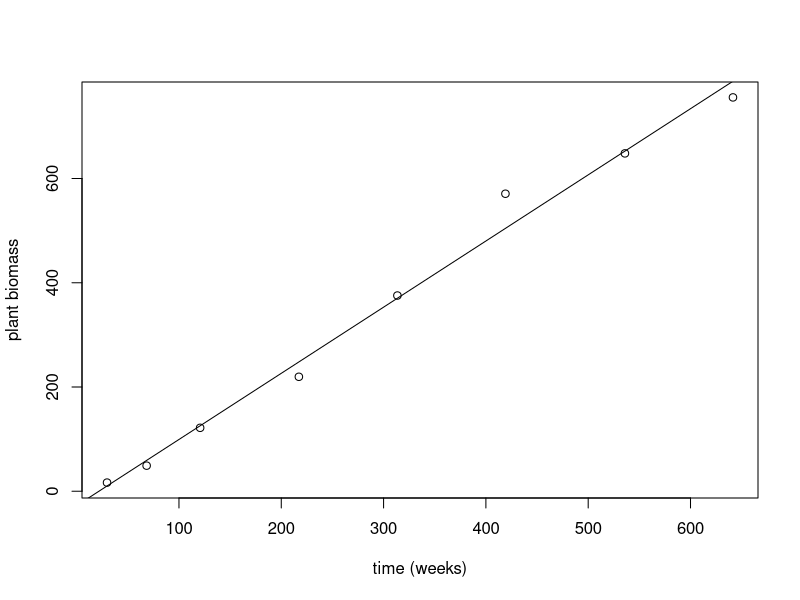

Write the R code that produced this figure.
## Some R-commands for exercise 1.9 in Rawlings, J.O., Pantula, S.G., Dickey, D.A.: Applied Regression Analysis - A Research Tool, 2ed, Springer

x <- c(29.7,68.4,120.7,217.2,313.5,419.1,535.9,641.5)
y <- c(16.6,49.1,121.7,219.6,375.5,570.8,648.2,755.6)

plot(x,y,xlab="time (weeks)",ylab="plant biomass")

model1 <- lm(y ~ x)
abline(model1)

###################################
## t-test of H0: beta1 = 0       ##
###################################

# Estimate the model y = beta0 + beta1*x:
sum1 <- summary(model1)

sum1
#R-squared = 0.99

## Reject H0 since Pr(>|t|) = 4.36*10^(-7) which is ridiculously small

###################################
## t-test of H0: beta1 = 0 "by hand" ##
###################################
# The slope estimate: 
beta1 <- model1$coefficients[2]
## same as
# beta1 <- sum1$coefficients[2,1]

# The sigma-estimate:
s <- sum1$sigma  # also given as "Residual standard error" in sum1


# s(beta_1):  # standard error for beta_1
s_beta1 <- s/sqrt(sum((x-mean(x))^2))
## same as
# s_beta1 <- sum1$coefficients[2,2]

# Test-value:
t <- (beta1-0)/s_beta1
## same as
# t <- sum1$coefficients[2,3]
# t-quantile for comparison: (here alpha=0.05)
t_alfa <- qt(1-0.05/2,8-2)  # same magnitude as (but opposite sign of) qt(0.05/2,6)

abs(t)
t_alfa
## Reject H0 at alpha=0.05 since abs(t) > t_alfa.
